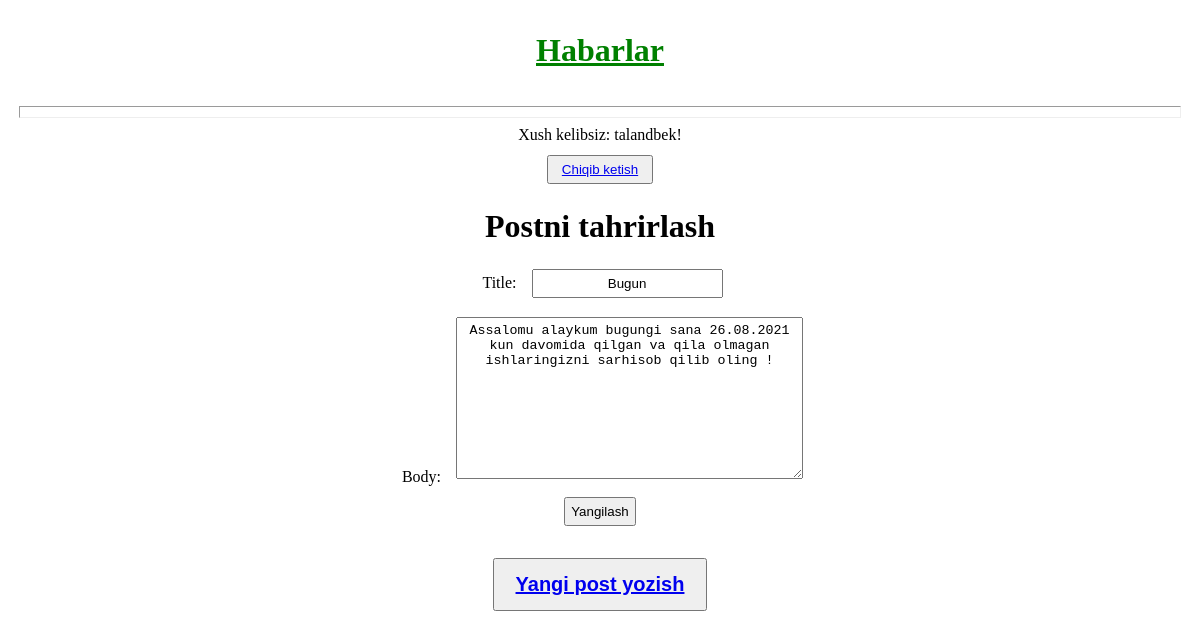
Page /post/6/edit (signed in) on the committed database.
### blog/models.py (models this page shows, shortened)
class Post(models.Model):
    title = models.CharField(max_length=200)
    author = models.ForeignKey(
        'auth.User',
        on_delete=models.CASCADE
    )
    body = models.TextField()

### blog/views.py (the view)
# urls.py: path('post/<int:pk>/edit', BlogUpdateView.as_view(), name= 'post_edit'),
class BlogUpdateView(UpdateView):
    model = Post
    template_name = 'post_edit.html'
    fields = ['title', 'body']

### templates/post_edit.html
{% extends 'base.html' %}
{% block content %}
  <h1>Postni tahrirlash</h1>
  <form action="" method="post" >{% csrf_token %}
    {{ form.as_p  }}
    <input type="submit" value="Yangilash" >
  </form>
{% endblock content %}

### templates/base.html (shortened to what this page needs)
{% load static %}
<!DOCTYPE html>
<html lang="en" xmlns="http://www.w3.org/1999/html">
<head>
    <link rel="stylesheet" href="{% static 'css/base.css' %}" >
</head>
<body>
    <header>
        <h1><a href="{% url 'home' %}" > Habarlar</a></h1>
    </header>
    <br>
    <hr style="color: red" >
    {% if user.is_authenticated %}
        <p>Xush kelibsiz:  {{ user.username }}! </p>
        <button><a href="{% url 'logout' %}">Chiqib ketish</a></button>
    {% else %}
        <p>
            <button><a href="{% url 'login' %}">Saytga kirish </a></button>
            <button><a href="{% url 'signup' %}">Ro'yhatdan o'tish. </a></button>
        </p>
    {% endif %}
    <div>
        {% block content %}
        {% endblock content %}
    </div>
    <footer>
        <button>
            <h2>
                <a href="{% url 'post_new' %}" >
                    Yangi post yozish
                </a>
            </h2>
        </button>
    </footer>
</body>
</html>

### static/css/base.css (style rules this page uses)
* { margin: 3px; padding: 5px; text-align: center; }
header h1 a { padding: 5px 10px; color: green; text-align: center; }
div { padding: 10px 15px ; }

### rows in the picture
Post: title "Bugun", body "Assalomu alaykum bugungi sana 26.08.2021 kun davomida qilgan va qila olmagan ishlaringizni sarhisob qilib oling !"

### other values in the picture
{{ user.username }} "talandbek"
